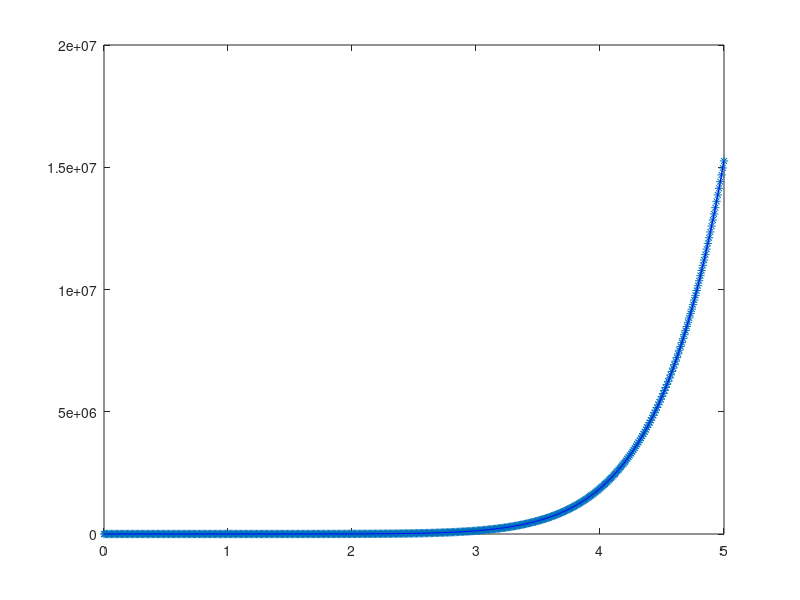

MATLAB code for this plot:
% Interpolieren von Polynomen

% x=[1 2 3 4 5 6];
% y=[2 4 1 6 7 3];
% n=length(x);
% p_int=poly

h=0.5;
x=0:h:5;
xp=0:0.01:5;
y=2.*x+1


yp=polyval(y,xp);


plot(xp,yp,'*',xp,yp,'b')
